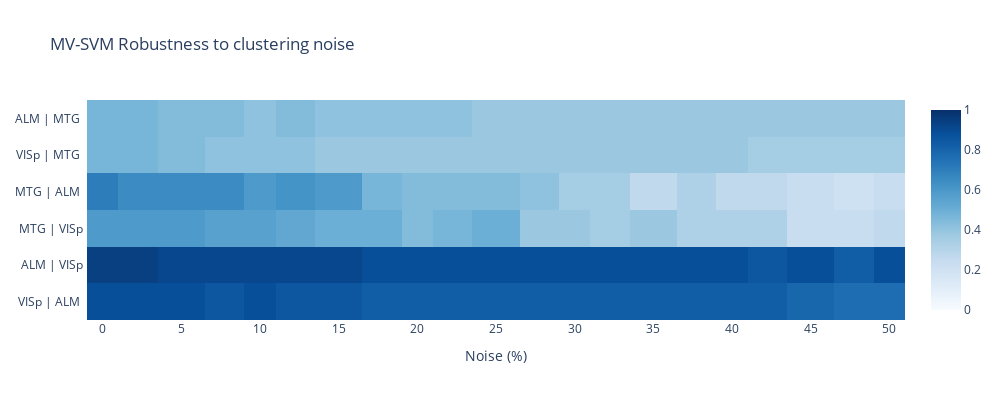

The code cell stored with this chart in its notebook:
### Code cell
fig = plot_perf(res, 'MV-SVM', x_labels, 'MV-SVM Robustness to clustering noise', 'Noise (%)', dtick=5)
fig.show()
fig.write_image(f"noise/MV-SVM_cnoise.png", scale=4)

### Figure 1 — Plotly figure (JSON) as saved in the notebook; plotly's stock layout.template omitted (floating-point values rounded to 4 significant figures)
{"data": [{"coloraxis": "coloraxis", "hovertemplate": "Noise (%): %{x}<br>y: %{y}<br>color: %{z}<extra></extra>", "name": "0", "type": "heatmap", "x": [0, 2, 5, 8, 10, 12, 15, 18, 20, 22, 25, 28, 30, 32, 35, 38, 40, 42, 45, 48, 50], "xaxis": "x", "y": [" ALM | MTG  ", "VISp | MTG  ", " MTG | ALM  ", " MTG | VISp ", " ALM | VISp ", "VISp | ALM  "], "yaxis": "y", "z": [[0.4706, 0.4706, 0.4412, 0.4412, 0.4118, 0.4412, 0.4118, 0.4118, 0.4118, 0.4118, 0.3824, 0.3824, 0.3824, 0.3824, 0.3824, 0.3824, 0.3824, 0.3824, 0.3824, 0.3824, 0.3824], [0.4706, 0.4706, 0.4412, 0.4118, 0.4118, 0.4118, 0.3824, 0.3824, 0.3824, 0.3824, 0.3824, 0.3824, 0.3824, 0.3824, 0.3824, 0.3824, 0.3824, 0.3529, 0.3529, 0.3529, 0.3529], [0.7059, 0.6471, 0.6471, 0.6471, 0.5882, 0.6176, 0.5882, 0.4706, 0.4412, 0.4412, 0.4412, 0.4118, 0.3529, 0.3529, 0.2647, 0.3235, 0.2647, 0.2647, 0.2353, 0.2059, 0.2353], [0.5882, 0.5882, 0.5882, 0.5588, 0.5588, 0.5294, 0.5, 0.5, 0.4412, 0.4706, 0.5, 0.3824, 0.3824, 0.3529, 0.3824, 0.3235, 0.3235, 0.3235, 0.2353, 0.2353, 0.2647], [0.9412, 0.9412, 0.9118, 0.9118, 0.9118, 0.9118, 0.9118, 0.8824, 0.8824, 0.8824, 0.8824, 0.8824, 0.8824, 0.8824, 0.8824, 0.8824, 0.8824, 0.8529, 0.8824, 0.8235, 0.8824], [0.8824, 0.8824, 0.8824, 0.8529, 0.8824, 0.8529, 0.8529, 0.8235, 0.8235, 0.8235, 0.8235, 0.8235, 0.8235, 0.8235, 0.8235, 0.8235, 0.8235, 0.8235, 0.7941, 0.7647, 0.7647]]}], "layout": {"coloraxis": {"cmax": 1, "cmin": 0, "colorscale": [[0, "rgb(247,251,255)"], [0.125, "rgb(222,235,247)"], [0.25, "rgb(198,219,239)"], [0.375, "rgb(158,202,225)"], [0.5, "rgb(107,174,214)"], [0.625, "rgb(66,146,198)"], [0.75, "rgb(33,113,181)"], [0.875, "rgb(8,81,156)"], [1, "rgb(8,48,107)"]]}, "height": 400, "title": {"text": "MV-SVM Robustness to clustering noise"}, "width": 1000, "xaxis": {"anchor": "y", "constrain": "domain", "domain": [0, 1], "dtick": 5, "scaleanchor": "y", "title": {"text": "Noise (%)"}}, "yaxis": {"anchor": "x", "autorange": "reversed", "constrain": "domain", "domain": [0, 1]}}}
